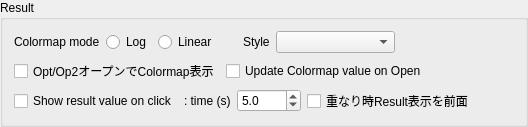
                <widget class="QGroupBox" name="groupBox_8">
                 <property name="title">
                  <string>Result</string>
                 </property>
                 <layout class="QGridLayout" name="gridLayout_41">
                  <item row="3" column="1">
                   <layout class="QHBoxLayout" name="horizontalLayout_29">
                    <property name="topMargin">
                     <number>0</number>
                    </property>
                    <item>
                     <widget class="QCheckBox" name="checkBox_result3d_show_information_on_click_default">
                      <property name="text">
                       <string>Show result value on click</string>
                      </property>
                     </widget>
                    </item>
                    <item>
                     <widget class="QLabel" name="label_result3d_show_information_on_click_msec_default">
                      <property name="text">
                       <string>: time (s)</string>
                      </property>
                     </widget>
                    </item>
                    <item>
                     <widget class="QDoubleSpinBox" name="doubleSpinBox_result3d_show_information_on_click_default">
                      <property name="decimals">
                       <number>1</number>
                      </property>
                      <property name="maximum">
                       <double>9999.000000000000000</double>
                      </property>
                      <property name="value">
                       <double>5.000000000000000</double>
                      </property>
                     </widget>
                    </item>
                    <item>
                     <widget class="QCheckBox" name="checkBox_result3d_display_priority_default">
                      <property name="text">
                       <string>重なり時Result表示を前面</string>
                      </property>
                     </widget>
                    </item>
                    <item>
                     <spacer name="horizontalSpacer_53">
                      <property name="orientation">
                       <enum>Qt::Horizontal</enum>
                      </property>
                      <property name="sizeHint" stdset="0">
                       <size>
                        <width>40</width>
                        <height>20</height>
                       </size>
                      </property>
                     </spacer>
                    </item>
                   </layout>
                  </item>
                  <item row="0" column="1">
                   <layout class="QHBoxLayout" name="horizontalLayout_50">
                    <property name="leftMargin">
                     <number>0</number>
                    </property>
                    <item>
                     <widget class="QLabel" name="label_82">
                      <property name="text">
                       <string>Colormap mode</string>
                      </property>
                     </widget>
                    </item>
                    <item>
                     <widget class="QRadioButton" name="rb_result3d_cmode_LOG_default">
                      <property name="text">
                       <string>Log</string>
                      </property>
                      <attribute name="buttonGroup">
                       <string notr="true">buttonGroup_3</string>
                      </attribute>
                     </widget>
                    </item>
                    <item>
                     <widget class="QRadioButton" name="rb_result3d_cmode_LINEAR_default">
                      <property name="text">
                       <string>Linear</string>
                      </property>
                      <attribute name="buttonGroup">
                       <string notr="true">buttonGroup_3</string>
                      </attribute>
                     </widget>
                    </item>
                    <item>
                     <spacer name="horizontalSpacer_60">
                      <property name="orientation">
                       <enum>Qt::Horizontal</enum>
                      </property>
                      <property name="sizeType">
                       <enum>QSizePolicy::Maximum</enum>
                      </property>
                      <property name="sizeHint" stdset="0">
                       <size>
                        <width>20</width>
                        <height>20</height>
                       </size>
                      </property>
                     </spacer>
                    </item>
                    <item>
                     <widget class="QLabel" name="label_74">
                      <property name="text">
                       <string>Style</string>
                      </property>
                     </widget>
                    </item>
                    <item>
                     <widget class="ResultStyleDefaultCombBox" name="comboBox_result3d_custom_setting_default">
                      <property name="sizePolicy">
                       <sizepolicy hsizetype="MinimumExpanding" vsizetype="Fixed">
                        <horstretch>0</horstretch>
                        <verstretch>0</verstretch>
                       </sizepolicy>
                      </property>
                      <property name="maximumSize">
                       <size>
                        <width>250</width>
                        <height>16777215</height>
                       </size>
                      </property>
                     </widget>
                    </item>
                    <item>
                     <spacer name="horizontalSpacer_45">
                      <property name="orientation">
                       <enum>Qt::Horizontal</enum>
                      </property>
                      <property name="sizeHint" stdset="0">
                       <size>
                        <width>0</width>
                        <height>20</height>
                       </size>
                      </property>
                     </spacer>
                    </item>
                   </layout>
                  </item>
                  <item row="2" column="1">
                   <layout class="QHBoxLayout" name="horizontalLayout_45">
                    <property name="topMargin">
                     <number>0</number>
                    </property>
                    <item>
                     <widget class="QCheckBox" name="checkBox_result3d_display_in_view_auto_default">
                      <property name="text">
                       <string>Opt/Op2オープンでColormap表示</string>
                      </property>
                     </widget>
                    </item>
                    <item>
                     <widget class="QCheckBox" name="checkBox_result3d_apply_color_minmax_default">
                      <property name="text">
                       <string>Update Colormap value on Open</string>
                      </property>
                     </widget>
                    </item>
                    <item>
                     <spacer name="horizontalSpacer_48">
                      <property name="orientation">
                       <enum>Qt::Horizontal</enum>
                      </property>
                      <property name="sizeHint" stdset="0">
                       <size>
                        <width>40</width>
                        <height>20</height>
                       </size>
                      </property>
                     </spacer>
                    </item>
                   </layout>
                  </item>
                 </layout>
                </widget>
